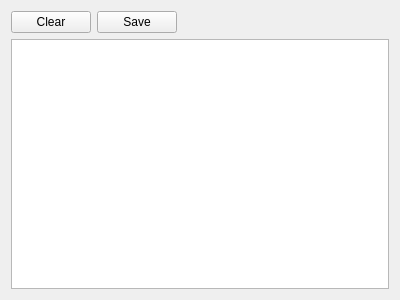
<?xml version="1.0" encoding="UTF-8"?>
<ui version="4.0">
 <class>AFTNServiceLogClass</class>
 <widget class="QWidget" name="AFTNServiceLogClass">
  <property name="geometry">
   <rect>
    <x>0</x>
    <y>0</y>
    <width>400</width>
    <height>300</height>
   </rect>
  </property>
  <property name="windowTitle">
   <string>AFTN Service log</string>
  </property>
  <layout class="QVBoxLayout" name="verticalLayout">
   <item>
    <layout class="QGridLayout" name="gridLayout">
     <item row="0" column="0">
      <layout class="QHBoxLayout" name="horizontalLayout">
       <item>
        <widget class="QPushButton" name="clearButton">
         <property name="text">
          <string>Clear</string>
         </property>
        </widget>
       </item>
       <item>
        <widget class="QPushButton" name="saveButton">
         <property name="text">
          <string>Save</string>
         </property>
        </widget>
       </item>
      </layout>
     </item>
     <item row="0" column="1">
      <spacer name="horizontalSpacer">
       <property name="orientation">
        <enum>Qt::Horizontal</enum>
       </property>
       <property name="sizeHint" stdset="0">
        <size>
         <width>40</width>
         <height>20</height>
        </size>
       </property>
      </spacer>
     </item>
     <item row="1" column="0" colspan="2">
      <widget class="QPlainTextEdit" name="logEdit">
       <property name="maximumBlockCount">
        <number>1000</number>
       </property>
      </widget>
     </item>
    </layout>
   </item>
  </layout>
 </widget>
 <layoutdefault spacing="6" margin="11"/>
 <resources/>
 <connections/>
</ui>
